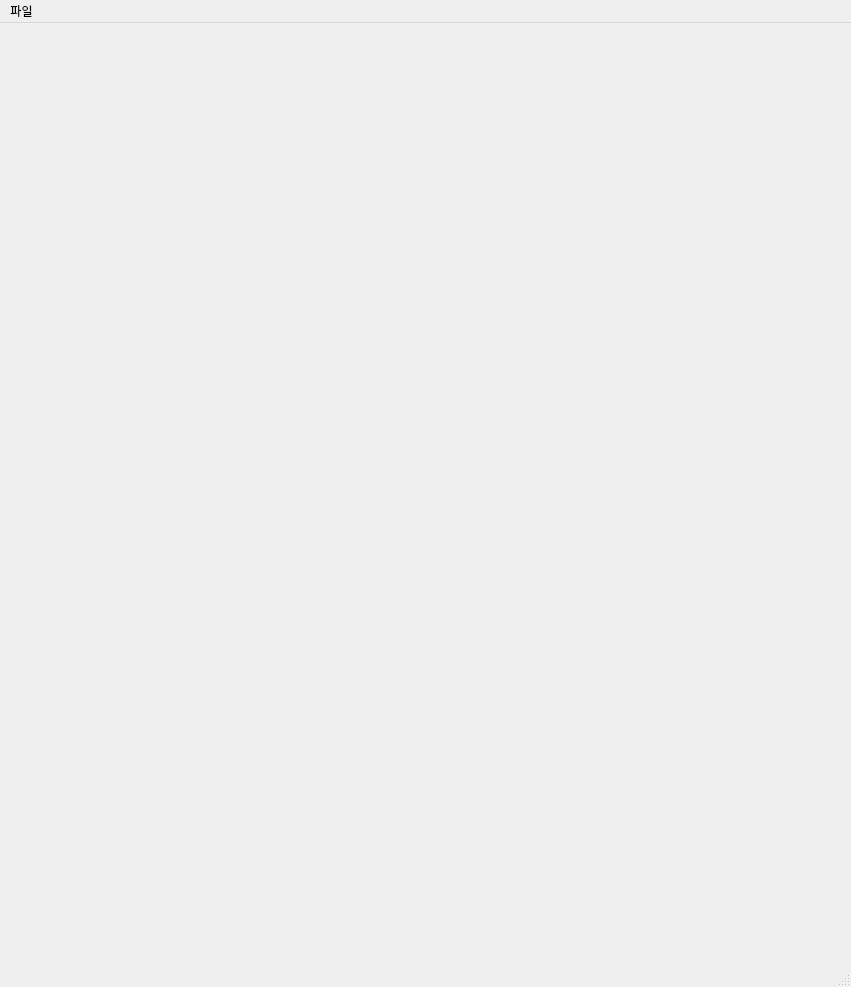
<?xml version="1.0" encoding="UTF-8"?>
<ui version="4.0">
 <class>MainWindow</class>
 <widget class="QMainWindow" name="MainWindow">
  <property name="geometry">
   <rect>
    <x>0</x>
    <y>0</y>
    <width>851</width>
    <height>987</height>
   </rect>
  </property>
  <property name="windowTitle">
   <string>MainWindow</string>
  </property>
  <widget class="QWidget" name="centralwidget"/>
  <widget class="QMenuBar" name="menubar">
   <property name="geometry">
    <rect>
     <x>0</x>
     <y>0</y>
     <width>851</width>
     <height>24</height>
    </rect>
   </property>
   <widget class="QMenu" name="menu">
    <property name="title">
     <string>파일</string>
    </property>
    <addaction name="actionOpen_O"/>
    <addaction name="actionSave_S"/>
    <addaction name="actionSave_as_A"/>
    <addaction name="separator"/>
    <addaction name="actionExit_Q"/>
   </widget>
   <addaction name="menu"/>
  </widget>
  <widget class="QStatusBar" name="statusbar"/>
  <action name="actionOpen_O">
   <property name="text">
    <string>Open(&amp;O)</string>
   </property>
  </action>
  <action name="actionSave_S">
   <property name="text">
    <string>Save(&amp;S)</string>
   </property>
  </action>
  <action name="actionSave_as_A">
   <property name="text">
    <string>Save as... (&amp;A)</string>
   </property>
  </action>
  <action name="actionExit_Q">
   <property name="text">
    <string>Exit(&amp;Q)</string>
   </property>
  </action>
 </widget>
 <resources/>
 <connections/>
</ui>
